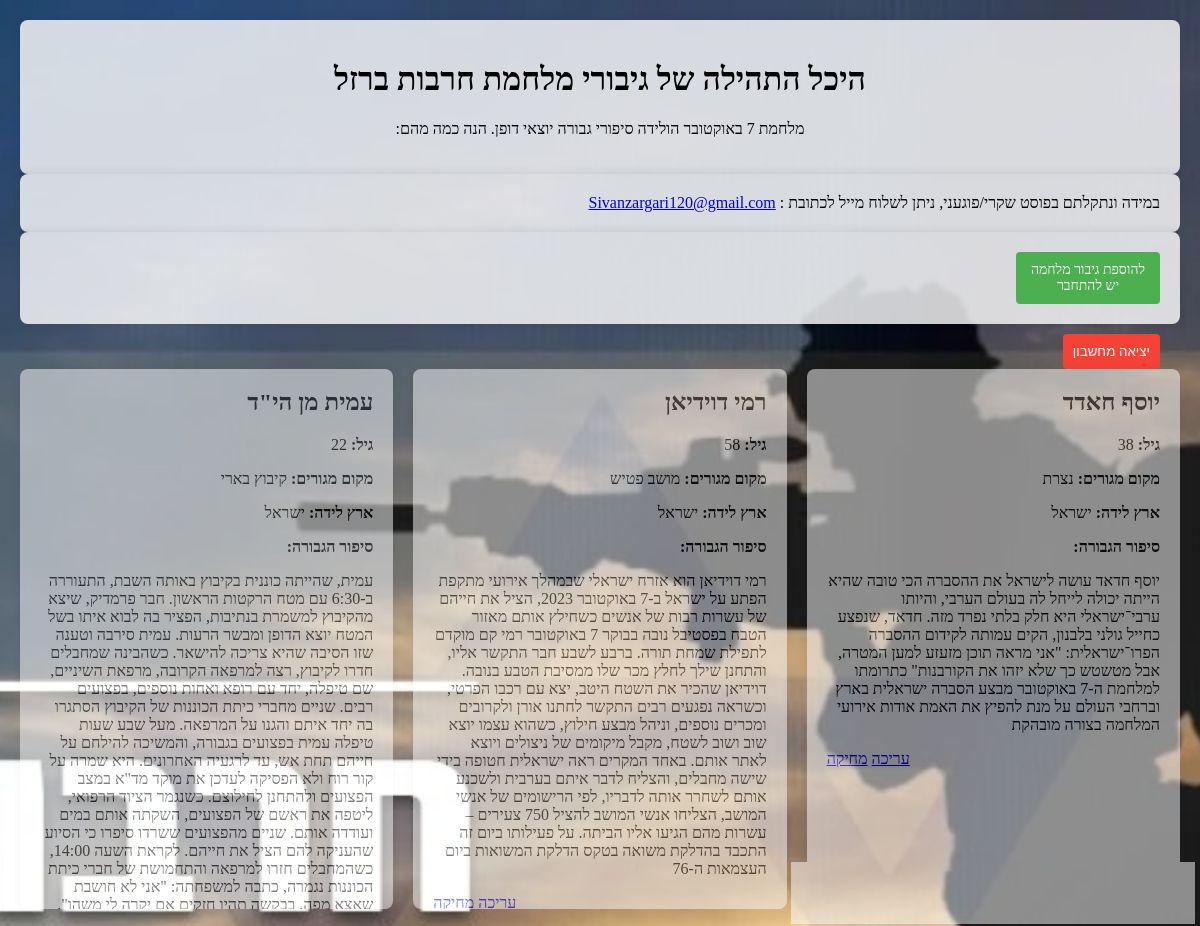
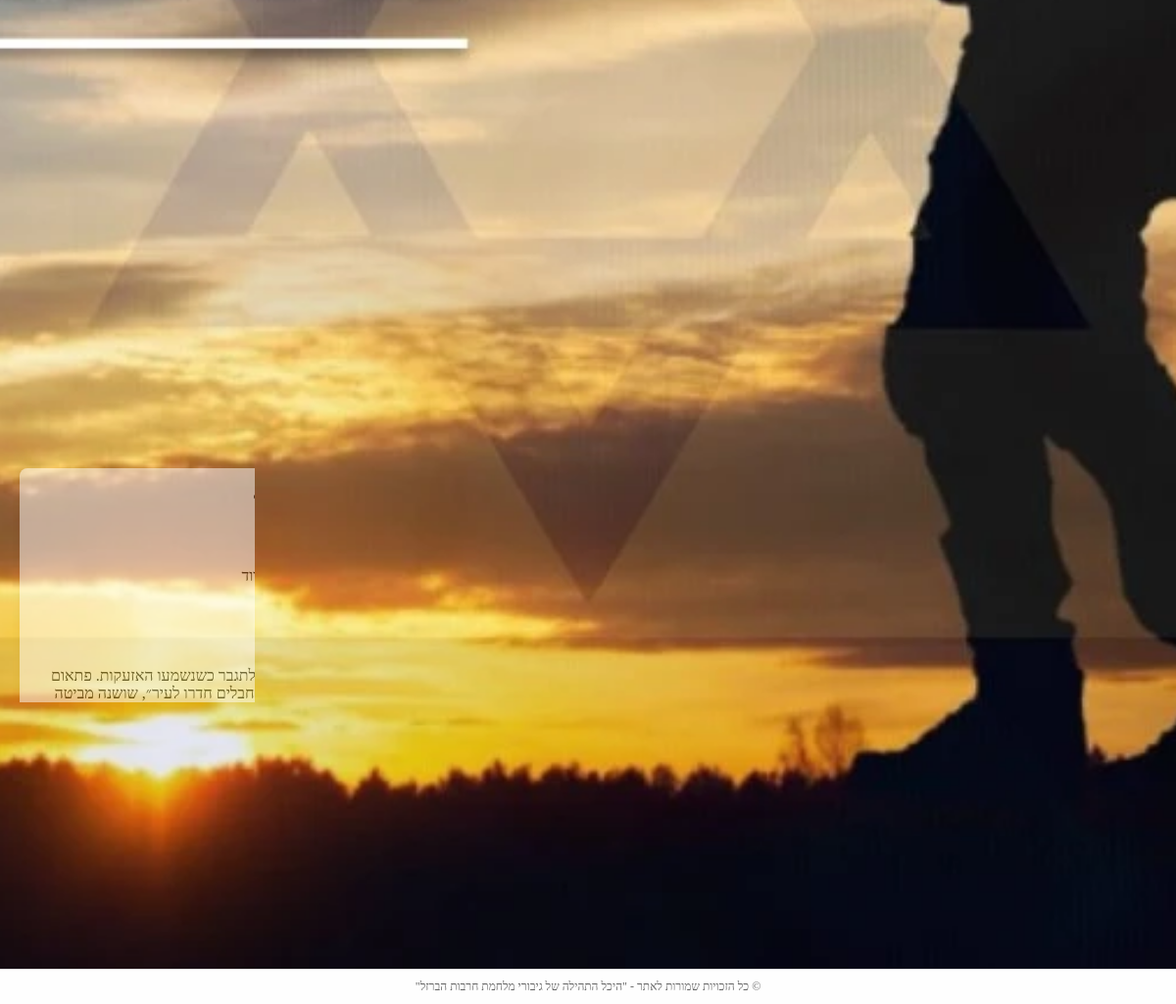
Screenshot of /hall-of-fame/ (signed in) with the database file from the repository (2 pictures, top to bottom).
### ironSwordsApp/models.py (models this page shows, shortened)
class Hero(models.Model):
    user = models.ForeignKey(User, on_delete=models.CASCADE)
    first_name = models.CharField(max_length=100)
    last_name = models.CharField(max_length=100)
    age = models.IntegerField()
    hometown = models.CharField(max_length=100)
    country_of_birth = models.CharField(max_length=100)
    hero_story = models.TextField()
    image = models.ImageField(upload_to='heroes_images/', blank=True, null=True)

### ironSwordsApp/views.py (the view)
# urls.py: path('hall-of-fame/', views.hall_of_fame, name='hall_of_fame'),
def hall_of_fame(request):
    heroes = Hero.objects.all()
    return render(request, 'home.html', {'heroes': heroes})

### ironSwordsApp/templates/home.html (shortened to what this page needs)
<!DOCTYPE html>
<html lang="en">
<head>
    {% load static %}
</head>
<body>
    <div class="bg">
        <div class="header">
            <h1>היכל התהילה של גיבורי מלחמת חרבות ברזל</h1>
            <p>:מלחמת 7 באוקטובר הולידה סיפורי גבורה יוצאי דופן. הנה כמה מהם</p>
        </div>
        <div class="ad-square">
            במידה ונתקלתם בפוסט שקרי/פוגעני, ניתן לשלוח מייל לכתובת :
            <a href="mailto:Sivanzargari120@gmail.com">Sivanzargari120@gmail.com</a>
        </div>
        <div class="button-square">
            <a href="{% url 'login' %}?next={% url 'add_hero' %}">
                <span class="highlight">להוספת גיבור מלחמה</span><br>
                <span class="underline">יש להתחבר</span>
            </a>
        </div>
        {% if user.is_authenticated %}
        <button class="logout-button" onclick="document.getElementById('logout-form').submit();">יציאה מחשבון</button>
        {% endif %}
        <div class="hero-grid">
            {% for hero in heroes %}
            <div class="hero-box">
                <h2>{{ hero.first_name }} {{ hero.last_name }}</h2>
                <p><strong>גיל:</strong> {{ hero.age }}</p>
                <p><strong>מקום מגורים:</strong> {{ hero.hometown }}</p>
                <p><strong>ארץ לידה:</strong> {{ hero.country_of_birth }}</p>
                <p><strong>:סיפור הגבורה</strong></p>
                <p>{{ hero.hero_story }}</p>
                <div class="actions">
                    {% if user.is_authenticated and user == hero.user %}
                    <a href="{% url 'edit_hero' hero.id %}">עריכה</a>
                    <a href="{% url 'delete_hero' hero.id %}">מחיקה</a>
                    {% endif %}
                </div>
            </div>
            {% endfor %}
        </div>
    </div>
    <footer class="footer">
         "כל הזכויות שמורות לאתר - "היכל התהילה של גיבורי מלחמת חרבות הברזל ©
    </footer>
</body>
</html>

### rows the page displays
Hero: first_name "עמית", last_name "מן הי\"ד", age "22", hometown "קיבוץ בארי", country_of_birth "ישראל", hero_story "עמית, שהייתה כוננית בקיבוץ באותה השבת, התעוררה ב-6:30 עם מטח הרקטות הראשון. חבר פרמדיק, שיצא מהקיבוץ למשמרת בנתיבות, הפציר בה לבוא איתו בשל המטח יוצא הדופן ומבשר הרעות. עמית סירבה וטענה שזו הסיבה שהיא צריכה להישאר. כשהבינה שמחבלים חדרו לקיבוץ, רצה למרפאה הקרובה, מרפאת השיניים, שם טיפלה, יחד עם רופא ואחות נוספים, בפצועים רבים. שניים מחברי כיתת הכוננות של הקיבוץ הסתגרו בה יחד איתם והגנו על המרפאה. מעל שבע שעות טיפלה עמית בפצועים בגבורה, והמשיכה להילחם על חייהם תחת אש, עד לרגעיה האחרונים. היא שמרה על קור רוח ולא הפסיקה לעדכן את מוקד מד\"א במצב הפצועים ולהתחנן לחילוצם. כשנגמר הציוד הרפואי, ליטפה את ראשם של הפצועים, השקתה אותם במים ועודדה אותם. שניים מהפצועים ששרדו סיפרו כי הסיוע שהעניקה להם הציל…"
Hero: first_name "רמי", last_name "דוידיאן", age "58", hometown "מושב פטיש", country_of_birth "ישראל", hero_story "רמי דוידיאן הוא אזרח ישראלי שבמהלך אירועי מתקפת הפתע על ישראל ב-7 באוקטובר 2023, הציל את חייהם של עשרות רבות של אנשים כשחילץ אותם מאזור הטבח בפסטיבל נובה בבוקר 7 באוקטובר רמי קם מוקדם לתפילת שמחת תורה. ברבע לשבע חבר התקשר אליו, והתחנן שילך לחלץ מכר שלו ממסיבת הטבע בנובה. דוידיאן שהכיר את השטח היטב, יצא עם רכבו הפרטי, וכשראה נפגעים רבים התקשר לחתנו אורן ולקרובים ומכרים נוספים, וניהל מבצע חילוץ, כשהוא עצמו יוצא שוב ושוב לשטח, מקבל מיקומים של ניצולים ויוצא לאתר אותם. באחד המקרים ראה ישראלית חטופה בידי שישה מחבלים, והצליח לדבר איתם בערבית ולשכנע אותם לשחרר אותה לדבריו, לפי הרישומים של אנשי המושב, הצליחו אנשי המושב להציל 750 צעירים – עשרות מהם הגיעו אליו הביתה. על פעילותו ביום זה התכבד בהדלקת…", shows "עריכה"
Hero: first_name "יוסף", last_name "חאדד", age "38", hometown "נצרת", country_of_birth "ישראל", hero_story "יוסף חדאד עושה לישראל את ההסברה הכי טובה שהיא הייתה יכולה לייחל לה בעולם הערבי, והיותו ערבי־ישראלי היא חלק בלתי נפרד מזה. חדאד, שנפצע כחייל גולני בלבנון, הקים עמותה לקידום ההסברה הפרו־ישראלית: \"אני מראה תוכן מזעזע למען המטרה, אבל מטשטש כך שלא יזהו את הקורבנות\" כתרומתו למלחמת ה-7 באוקטובר מבצע הסברה ישראלית בארץ וברחבי העולם על מנת להפיץ את האמת אודות אירועי המלחמה בצורה מובהקת", shows "עריכה"
Hero: first_name "בן", last_name "שמעוני הי\"ד", age "31", hometown "אשקלון", country_of_birth "ישראל", hero_story "סיפורו של גיבור שהציל כמה נפשות ושילם בחייו: בן בנימין שמעוני הי\"ד, בן 31 מאשקלון הצליח לברוח מהמסיבה ברעים. הוא נכנס לרכב שלו, אסף בדרך 4 אנשים שלא הכיר ונמלט מהתופת. הוא הגיע לבאר שבע, הוריד את הנוסעים והתקשר לאחיו. למרות הפצרותיו של אחיו, הוא החליט לחזור למסיבה ולחלץ את החברים שנשארו מאחור. הוא נכנס אל אזור האש, חילץ 8 אנשים נוספים והביא אותם אל חוף מבטחים. בפעם השלישית, אחרי שאסף 3 אנשים הוא נרצח ברכבו"
Hero: first_name "עמית", last_name "גור", hero_story "בבוקר 7 באוקטובר יצאו פקד עמית גור, מפקדת חבל אשכול במג\"ב דרום, ובעלה רס\"ר רועי, שוטר במשטרת אופקים, להילחם במחבלים, כל אחד בגזרה אחרת - הוא לתחנת משטרת אופקים והיא לכיוון מועצה אזורית אשכול. \"זו הייתה לחימה ארוכה וקשה\", מספרת עמית. בשלב מסוים כל אחד מאיתנו הבין, בנפרד, שיכול להיות שלא נחזור לילדה שלנו, ששנינו עלולים להיהרג מצאה עצמה עמית , נוסעת ברכב עם שתי ידיים פצועות, כשבאחת מהן היא יורה ובשנייה לוחצת על צווארו המדמם של חייל הרגה מחבלים, איבדה שוטר תחת פיקודה וגם הצילה במו ידיה, תחת אש כבדה וכשהיא פצועה בשתי הידיים, קצין צה\"ל שלחם לצדה."
Hero: hero_story "מוקדם בבוקר שבת התעורר אוהד ברוורמן, משוחרר טרי מיחידת החילוץ 669, לקולות פיצוצים וירי. הוא עלה על מדים ונשק וסרק את האזור. הוא היה הראשון לזהות שמונה מחבלים שחדרו פנימה והזעיק את רכז הביטחון השוטף של כיתת הכוננות. יחד עם כיתת הכוננות הוא נלחם במחבלים בקיבוץ, ולאחר קרב עז הם הצליחו לכתר את המחבלים שהתבצרו באזור הבריכה והגן הסמוך אליה. הם עמדו מולם בקו ויצרו חיץ בכביש ההיקפי כך שהמחבלים לא יוכלו לצאת או להיכנס. בצוהרי היום, חוסלו כל המחבלים אך כיתת הכוננות המשיכה לסרוק את הקיבוץ עד השעות הקטנות של הלילה."
Hero: last_name "מאלי", hometown "אשדוד", country_of_birth "ישראל", hero_story "באותו בוקר הגיעה לתגבר כשנשמעו האזעקות. פתאום התקבלה ידיעה, ״מחבלים חדרו לעיר״, שושנה מביטה לאופק ורואה מחבלים מתקרבים אל תחנת המשטרה לא מהססת ומתחילה לירות לעברם, רימון שנזרק עליה, הוחזק בידה ונזרק לעבר המחבלים. בתושייה, היא הצליחה לחסל ארבעה מחבלים. בקרב הקשה הזה היא איבדה הרבה מחבריה, והתגבורת לא מגיעה. \"ביקשתי שיגידו לבן שלי שאני אוהבת אותו\", סיפרה מאלי שהמשיכה להילחם. במהלך הלחימה שושנה נורתה בידה, אך לא הפסיקה להילחם, עד לרגע שנגמרה לה התחמושת, ואז היא העמידה פני מתה, בשלב זה, לוחמי הימ״מ פותחים באש על המחבלים והיא מרימה את ידה בכוחות אחרונים ומפונה תחת אש. היא סמל לגבורת השוטרים במשטרת שדרות."
Hero: last_name "ליברמן", hometown "קיבוץ ניר עם", hero_story "ענבל היתה רכזת הביטחון של קיבוץ ניר עם. במהלך מתקפת הפתע על ישראל ב-7 באוקטובר 2023 פיקדה על כיתת הכוננות של הקיבוץ, ובכך עזרה למנוע את חדירת המחבלים לקיבוץ. בשעה 06:30, נשמעו בקיבוץ אזעקות צבע אדום לכניסה למרחבים מוגנים, עקב נפילת הרקטות נפל החשמל בניר עם. ליברמן הורתה שלא להחזיר אותו, כדי שלא יצליחו לפתוח את שערי הקיבוץ. היא חימשה את 11 חברי כיתת הכוננות של הקיבוץ והציבה אותם בעמדות הגנה, זאת למרות שההוראה הרשמית הייתה רק להכין את כיתת הכוננות לקראת פעילות. ענבל נלחמה במחבלים במשך שמונה עשרה שעות. בשנת 2024 נבחרה להדליק משואה בטקס הדלקת המשואות בהר הרצל."
Hero: first_name "עידו", last_name "רוזנטל הי\"ד", country_of_birth "ישראל", hero_story "עידו היה הלוחם הכי ותיק ביחידת שלדג. ב-7 באוקטובר, כששמע על מה שקורה בגבול עזה, הבין רוזנטל שיש סיטואציה מלחמתית. הוא לקח את אקדחו האישי ומיהר ליחידה, משם עלה על מסוק דרומה. צוות אחד הוביל סגן מפקד שלדג והוא היה מספר שתיים. היעד: בארי. בין קיבוץ עלומים לבארי נתקלו חברי הצוות בחוליה גדולה של מחבלים, והחליטו להסתער. הם ניהלו קרבות מטווח אפס, והרגו יותר מעשרה מהם. אחד החיילים נפצע בידו. רוזנטל בדק את הפגיעה, ראה שכדור נוסף לא חדר את האפוד הקרמי שלו, ושלח אותו אחורה. אותו חייל מספר ששמע צרור נוסף. רוזנטל ספג כדור בצוואר ונהרג במקום."
